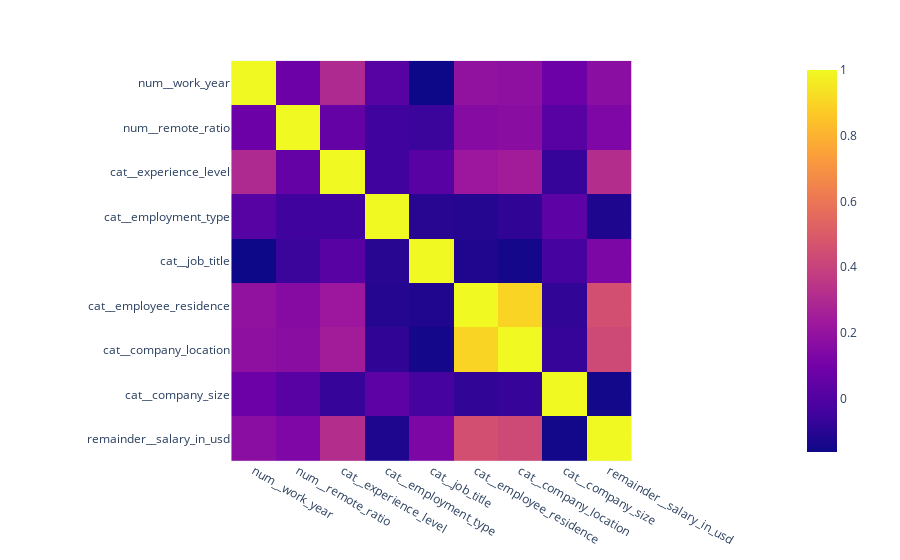

Write notebook code for a chart like this one.
### Code cell
# Display the matrix

fig = px.imshow(corr_matrix)
fig

### Figure 1 — Plotly figure (JSON) as saved in the notebook; plotly's stock layout.template omitted (floating-point values rounded to 4 significant figures)
{"data": [{"coloraxis": "coloraxis", "hovertemplate": "x: %{x}<br>y: %{y}<br>color: %{z}<extra></extra>", "name": "0", "type": "heatmap", "x": ["num__work_year", "num__remote_ratio", "cat__experience_level", "cat__employment_type", "cat__job_title", "cat__employee_residence", "cat__company_location", "cat__company_size", "remainder__salary_in_usd"], "xaxis": "x", "y": ["num__work_year", "num__remote_ratio", "cat__experience_level", "cat__employment_type", "cat__job_title", "cat__employee_residence", "cat__company_location", "cat__company_size", "remainder__salary_in_usd"], "yaxis": "y", "z": [[1, 0.07631, 0.3006, 0.01632, -0.1626, 0.1936, 0.1815, 0.07876, 0.1705], [0.07631, 1, 0.05363, -0.04559, -0.05859, 0.1573, 0.1691, 0.02207, 0.1321], [0.3006, 0.05363, 1, -0.04371, 0.02019, 0.2265, 0.2471, -0.06642, 0.3153], [0.01632, -0.04559, -0.04371, 1, -0.1018, -0.11, -0.08366, 0.03455, -0.1235], [-0.1626, -0.05859, 0.02019, -0.1018, 1, -0.1191, -0.1474, -0.03101, 0.131], [0.1936, 0.1573, 0.2265, -0.11, -0.1191, 1, 0.8977, -0.08174, 0.4525], [0.1815, 0.1691, 0.2471, -0.08366, -0.1474, 0.8977, 1, -0.06655, 0.429], [0.07876, 0.02207, -0.06642, 0.03455, -0.03101, -0.08174, -0.06655, 1, -0.1512], [0.1705, 0.1321, 0.3153, -0.1235, 0.131, 0.4525, 0.429, -0.1512, 1]]}], "layout": {"coloraxis": {"colorscale": [[0, "#0d0887"], [0.1111, "#46039f"], [0.2222, "#7201a8"], [0.3333, "#9c179e"], [0.4444, "#bd3786"], [0.5556, "#d8576b"], [0.6667, "#ed7953"], [0.7778, "#fb9f3a"], [0.8889, "#fdca26"], [1, "#f0f921"]]}, "margin": {"t": 60}, "xaxis": {"anchor": "y", "constrain": "domain", "domain": [0, 1], "scaleanchor": "y"}, "yaxis": {"anchor": "x", "autorange": "reversed", "constrain": "domain", "domain": [0, 1]}}}
